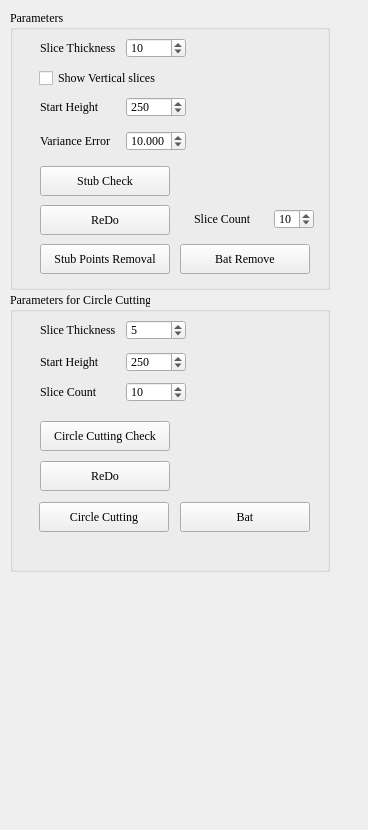
<?xml version="1.0" encoding="UTF-8"?>
<ui version="4.0">
 <class>StemStubRemovalForm</class>
 <widget class="QWidget" name="StemStubRemovalForm">
  <property name="geometry">
   <rect>
    <x>0</x>
    <y>0</y>
    <width>368</width>
    <height>830</height>
   </rect>
  </property>
  <property name="font">
   <font>
    <family>Times New Roman</family>
    <pointsize>9</pointsize>
   </font>
  </property>
  <property name="windowTitle">
   <string>Form</string>
  </property>
  <widget class="QGroupBox" name="groupBox">
   <property name="enabled">
    <bool>true</bool>
   </property>
   <property name="geometry">
    <rect>
     <x>10</x>
     <y>10</y>
     <width>320</width>
     <height>280</height>
    </rect>
   </property>
   <property name="minimumSize">
    <size>
     <width>320</width>
     <height>280</height>
    </size>
   </property>
   <property name="maximumSize">
    <size>
     <width>320</width>
     <height>280</height>
    </size>
   </property>
   <property name="title">
    <string>Parameters</string>
   </property>
   <widget class="QCheckBox" name="checkBoxVerticalSlices">
    <property name="geometry">
     <rect>
      <x>29</x>
      <y>60</y>
      <width>181</width>
      <height>16</height>
     </rect>
    </property>
    <property name="text">
     <string>Show Vertical slices</string>
    </property>
   </widget>
   <widget class="QWidget" name="layoutWidget">
    <property name="geometry">
     <rect>
      <x>30</x>
      <y>27</y>
      <width>148</width>
      <height>22</height>
     </rect>
    </property>
    <layout class="QHBoxLayout" name="horizontalLayout_7">
     <item>
      <widget class="QLabel" name="labelThickNess_2">
       <property name="minimumSize">
        <size>
         <width>80</width>
         <height>20</height>
        </size>
       </property>
       <property name="maximumSize">
        <size>
         <width>80</width>
         <height>20</height>
        </size>
       </property>
       <property name="text">
        <string>Slice Thickness</string>
       </property>
      </widget>
     </item>
     <item>
      <widget class="QSpinBox" name="spinBoxThickNess">
       <property name="minimumSize">
        <size>
         <width>60</width>
         <height>20</height>
        </size>
       </property>
       <property name="maximumSize">
        <size>
         <width>60</width>
         <height>20</height>
        </size>
       </property>
       <property name="minimum">
        <number>1</number>
       </property>
       <property name="maximum">
        <number>50</number>
       </property>
       <property name="singleStep">
        <number>1</number>
       </property>
       <property name="value">
        <number>10</number>
       </property>
      </widget>
     </item>
    </layout>
   </widget>
   <widget class="QPushButton" name="pushButtonRemoval">
    <property name="geometry">
     <rect>
      <x>30</x>
      <y>234</y>
      <width>130</width>
      <height>30</height>
     </rect>
    </property>
    <property name="minimumSize">
     <size>
      <width>130</width>
      <height>30</height>
     </size>
    </property>
    <property name="text">
     <string>Stub Points Removal</string>
    </property>
   </widget>
   <widget class="QPushButton" name="pushButtonRedo">
    <property name="geometry">
     <rect>
      <x>30</x>
      <y>195</y>
      <width>130</width>
      <height>30</height>
     </rect>
    </property>
    <property name="minimumSize">
     <size>
      <width>130</width>
      <height>30</height>
     </size>
    </property>
    <property name="text">
     <string>ReDo</string>
    </property>
   </widget>
   <widget class="QWidget" name="layoutWidget_2">
    <property name="geometry">
     <rect>
      <x>30</x>
      <y>86</y>
      <width>148</width>
      <height>22</height>
     </rect>
    </property>
    <layout class="QHBoxLayout" name="horizontalLayout_8">
     <item>
      <widget class="QLabel" name="labelThickNess_3">
       <property name="minimumSize">
        <size>
         <width>80</width>
         <height>20</height>
        </size>
       </property>
       <property name="maximumSize">
        <size>
         <width>80</width>
         <height>20</height>
        </size>
       </property>
       <property name="text">
        <string>Start Height</string>
       </property>
      </widget>
     </item>
     <item>
      <widget class="QSpinBox" name="spinBoxStartHeight">
       <property name="minimumSize">
        <size>
         <width>60</width>
         <height>20</height>
        </size>
       </property>
       <property name="maximumSize">
        <size>
         <width>60</width>
         <height>20</height>
        </size>
       </property>
       <property name="minimum">
        <number>1</number>
       </property>
       <property name="maximum">
        <number>500</number>
       </property>
       <property name="singleStep">
        <number>1</number>
       </property>
       <property name="value">
        <number>250</number>
       </property>
      </widget>
     </item>
    </layout>
   </widget>
   <widget class="QWidget" name="layoutWidget_3">
    <property name="geometry">
     <rect>
      <x>30</x>
      <y>120</y>
      <width>148</width>
      <height>22</height>
     </rect>
    </property>
    <layout class="QHBoxLayout" name="horizontalLayout_9">
     <item>
      <widget class="QLabel" name="labelThickNess_4">
       <property name="minimumSize">
        <size>
         <width>80</width>
         <height>20</height>
        </size>
       </property>
       <property name="maximumSize">
        <size>
         <width>80</width>
         <height>20</height>
        </size>
       </property>
       <property name="text">
        <string>Variance Error</string>
       </property>
      </widget>
     </item>
     <item>
      <widget class="QDoubleSpinBox" name="doubleSpinBoxVarianceError">
       <property name="minimumSize">
        <size>
         <width>60</width>
         <height>20</height>
        </size>
       </property>
       <property name="maximumSize">
        <size>
         <width>60</width>
         <height>20</height>
        </size>
       </property>
       <property name="decimals">
        <number>3</number>
       </property>
       <property name="minimum">
        <double>0.001000000000000</double>
       </property>
       <property name="maximum">
        <double>20.000000000000000</double>
       </property>
       <property name="singleStep">
        <double>0.005000000000000</double>
       </property>
       <property name="value">
        <double>10.000000000000000</double>
       </property>
      </widget>
     </item>
    </layout>
   </widget>
   <widget class="QPushButton" name="pushButtonCheckStub">
    <property name="geometry">
     <rect>
      <x>30</x>
      <y>156</y>
      <width>130</width>
      <height>30</height>
     </rect>
    </property>
    <property name="minimumSize">
     <size>
      <width>130</width>
      <height>30</height>
     </size>
    </property>
    <property name="text">
     <string>Stub Check</string>
    </property>
   </widget>
   <widget class="QPushButton" name="pushButtonRemoval_Bat">
    <property name="geometry">
     <rect>
      <x>170</x>
      <y>234</y>
      <width>130</width>
      <height>30</height>
     </rect>
    </property>
    <property name="minimumSize">
     <size>
      <width>130</width>
      <height>30</height>
     </size>
    </property>
    <property name="text">
     <string>Bat Remove</string>
    </property>
   </widget>
   <widget class="QWidget" name="layoutWidget_7">
    <property name="geometry">
     <rect>
      <x>170</x>
      <y>198</y>
      <width>148</width>
      <height>22</height>
     </rect>
    </property>
    <layout class="QHBoxLayout" name="horizontalLayout_13">
     <item>
      <widget class="QLabel" name="labelThickNess_8">
       <property name="minimumSize">
        <size>
         <width>60</width>
         <height>20</height>
        </size>
       </property>
       <property name="maximumSize">
        <size>
         <width>60</width>
         <height>20</height>
        </size>
       </property>
       <property name="text">
        <string>Slice Count</string>
       </property>
      </widget>
     </item>
     <item>
      <widget class="QDoubleSpinBox" name="doubleSpinBoxCount_Start">
       <property name="minimumSize">
        <size>
         <width>40</width>
         <height>20</height>
        </size>
       </property>
       <property name="maximumSize">
        <size>
         <width>40</width>
         <height>20</height>
        </size>
       </property>
       <property name="decimals">
        <number>0</number>
       </property>
       <property name="minimum">
        <double>0.000000000000000</double>
       </property>
       <property name="maximum">
        <double>20.000000000000000</double>
       </property>
       <property name="singleStep">
        <double>0.005000000000000</double>
       </property>
       <property name="value">
        <double>10.000000000000000</double>
       </property>
      </widget>
     </item>
    </layout>
   </widget>
  </widget>
  <widget class="QGroupBox" name="groupBox_2">
   <property name="enabled">
    <bool>true</bool>
   </property>
   <property name="geometry">
    <rect>
     <x>10</x>
     <y>292</y>
     <width>320</width>
     <height>280</height>
    </rect>
   </property>
   <property name="minimumSize">
    <size>
     <width>320</width>
     <height>280</height>
    </size>
   </property>
   <property name="maximumSize">
    <size>
     <width>320</width>
     <height>280</height>
    </size>
   </property>
   <property name="title">
    <string>Parameters for Circle Cutting</string>
   </property>
   <widget class="QWidget" name="layoutWidget_4">
    <property name="geometry">
     <rect>
      <x>30</x>
      <y>27</y>
      <width>148</width>
      <height>22</height>
     </rect>
    </property>
    <layout class="QHBoxLayout" name="horizontalLayout_10">
     <item>
      <widget class="QLabel" name="labelThickNess_5">
       <property name="minimumSize">
        <size>
         <width>80</width>
         <height>20</height>
        </size>
       </property>
       <property name="maximumSize">
        <size>
         <width>80</width>
         <height>20</height>
        </size>
       </property>
       <property name="text">
        <string>Slice Thickness</string>
       </property>
      </widget>
     </item>
     <item>
      <widget class="QSpinBox" name="spinBoxThickNess_ForCircleCut">
       <property name="minimumSize">
        <size>
         <width>60</width>
         <height>20</height>
        </size>
       </property>
       <property name="maximumSize">
        <size>
         <width>60</width>
         <height>20</height>
        </size>
       </property>
       <property name="minimum">
        <number>1</number>
       </property>
       <property name="maximum">
        <number>50</number>
       </property>
       <property name="singleStep">
        <number>1</number>
       </property>
       <property name="value">
        <number>5</number>
       </property>
      </widget>
     </item>
    </layout>
   </widget>
   <widget class="QPushButton" name="pushButtonRemoval_CircleCut">
    <property name="geometry">
     <rect>
      <x>29</x>
      <y>210</y>
      <width>130</width>
      <height>30</height>
     </rect>
    </property>
    <property name="minimumSize">
     <size>
      <width>130</width>
      <height>30</height>
     </size>
    </property>
    <property name="text">
     <string>Circle Cutting</string>
    </property>
   </widget>
   <widget class="QPushButton" name="pushButtonRedo_CircleCut">
    <property name="geometry">
     <rect>
      <x>30</x>
      <y>169</y>
      <width>130</width>
      <height>30</height>
     </rect>
    </property>
    <property name="minimumSize">
     <size>
      <width>130</width>
      <height>30</height>
     </size>
    </property>
    <property name="text">
     <string>ReDo</string>
    </property>
   </widget>
   <widget class="QWidget" name="layoutWidget_5">
    <property name="geometry">
     <rect>
      <x>30</x>
      <y>59</y>
      <width>148</width>
      <height>22</height>
     </rect>
    </property>
    <layout class="QHBoxLayout" name="horizontalLayout_11">
     <item>
      <widget class="QLabel" name="labelThickNess_6">
       <property name="minimumSize">
        <size>
         <width>80</width>
         <height>20</height>
        </size>
       </property>
       <property name="maximumSize">
        <size>
         <width>80</width>
         <height>20</height>
        </size>
       </property>
       <property name="text">
        <string>Start Height</string>
       </property>
      </widget>
     </item>
     <item>
      <widget class="QSpinBox" name="spinBoxStartHeight_ForCircleCut">
       <property name="minimumSize">
        <size>
         <width>60</width>
         <height>20</height>
        </size>
       </property>
       <property name="maximumSize">
        <size>
         <width>60</width>
         <height>20</height>
        </size>
       </property>
       <property name="minimum">
        <number>1</number>
       </property>
       <property name="maximum">
        <number>500</number>
       </property>
       <property name="singleStep">
        <number>1</number>
       </property>
       <property name="value">
        <number>250</number>
       </property>
      </widget>
     </item>
    </layout>
   </widget>
   <widget class="QWidget" name="layoutWidget_6">
    <property name="geometry">
     <rect>
      <x>30</x>
      <y>89</y>
      <width>148</width>
      <height>22</height>
     </rect>
    </property>
    <layout class="QHBoxLayout" name="horizontalLayout_12">
     <item>
      <widget class="QLabel" name="labelThickNess_7">
       <property name="minimumSize">
        <size>
         <width>80</width>
         <height>20</height>
        </size>
       </property>
       <property name="maximumSize">
        <size>
         <width>80</width>
         <height>20</height>
        </size>
       </property>
       <property name="text">
        <string>Slice Count</string>
       </property>
      </widget>
     </item>
     <item>
      <widget class="QDoubleSpinBox" name="doubleSpinBoxCount_ForCircleCut">
       <property name="minimumSize">
        <size>
         <width>60</width>
         <height>20</height>
        </size>
       </property>
       <property name="maximumSize">
        <size>
         <width>60</width>
         <height>20</height>
        </size>
       </property>
       <property name="decimals">
        <number>0</number>
       </property>
       <property name="minimum">
        <double>0.000000000000000</double>
       </property>
       <property name="maximum">
        <double>20.000000000000000</double>
       </property>
       <property name="singleStep">
        <double>0.005000000000000</double>
       </property>
       <property name="value">
        <double>10.000000000000000</double>
       </property>
      </widget>
     </item>
    </layout>
   </widget>
   <widget class="QPushButton" name="pushButton_CircleCutCheck">
    <property name="geometry">
     <rect>
      <x>30</x>
      <y>129</y>
      <width>130</width>
      <height>30</height>
     </rect>
    </property>
    <property name="minimumSize">
     <size>
      <width>130</width>
      <height>30</height>
     </size>
    </property>
    <property name="text">
     <string>Circle Cutting Check</string>
    </property>
   </widget>
   <widget class="QPushButton" name="pushButtonRemoval_BatCircleCut">
    <property name="geometry">
     <rect>
      <x>170</x>
      <y>210</y>
      <width>130</width>
      <height>30</height>
     </rect>
    </property>
    <property name="minimumSize">
     <size>
      <width>130</width>
      <height>30</height>
     </size>
    </property>
    <property name="text">
     <string>Bat</string>
    </property>
   </widget>
  </widget>
 </widget>
 <tabstops>
  <tabstop>spinBoxThickNess</tabstop>
  <tabstop>checkBoxVerticalSlices</tabstop>
  <tabstop>spinBoxStartHeight</tabstop>
  <tabstop>doubleSpinBoxVarianceError</tabstop>
  <tabstop>pushButtonCheckStub</tabstop>
  <tabstop>pushButtonRedo</tabstop>
  <tabstop>pushButtonRemoval</tabstop>
 </tabstops>
 <resources/>
 <connections/>
</ui>
